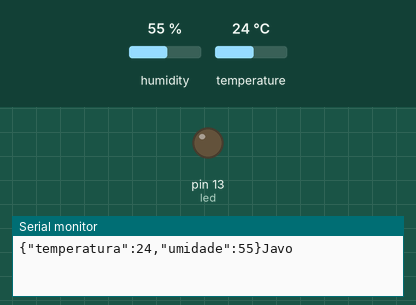
Recording of a sketch running on a simulated Arduino Uno, built with avr-gcc and run on an emulated ATmega328P. On the bench: output pins drawn as LEDs (lit = HIGH), the last lines printed to the serial monitor. The test bench sets the inputs (shaded band); at power-on: humidity 55 %, temperature 24 °C.

Above: at 2.5 s.
At 7.5 s:
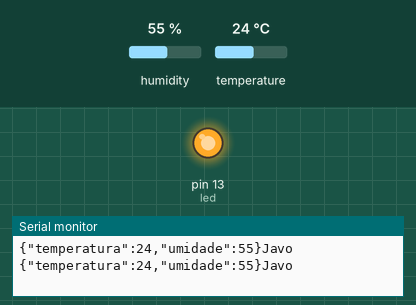
Timing chart, 0 to 13.1 s (numbered marks = the images above):
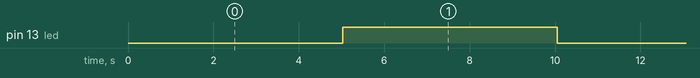

The sketch:

Arduino_JSON.ino
```cpp
/////Json
#include <ArduinoJson.h>
const int TAMANHO = 50;  //define o tamanho do buffer para o json

///// Sensor DHT
#include "DHT.h"
#define DHTPIN  7  //define o pino usado no arduino
#define DHTTYPE DHT11
DHT dht(DHTPIN, DHTTYPE); //declara a objeto da classe

////// Outras declarações
#define led 13 //define led conectado no pino 13

void setup()
{
  //inicialia o sensor
  dht.begin();

  //inicializa comunicação serial
  Serial.begin(9600);

  //configura pinos de saida do arduinos
  pinMode(led, OUTPUT);
  digitalWrite(led,LOW);
}

void loop()
{
  StaticJsonDocument<TAMANHO> json; //Aloca buffer para objeto json

  // Faz a leitura da temperatura
  float temp = dht.readTemperature();
  // faz a leitura da humidade
  float umi = dht.readHumidity();

  //formato de escrita do json
  json["temperatura"] = temp;
  json["umidade"] = umi;

  serializeJson(json, Serial);
  Serial.println("Javo");

  //delay
  delay(5000);
  digitalWrite(led, !digitalRead(led));
}
```

Measured:
- by itself, pin 13 (led): alternates HIGH for 5.0 s and LOW for 5.0 s
